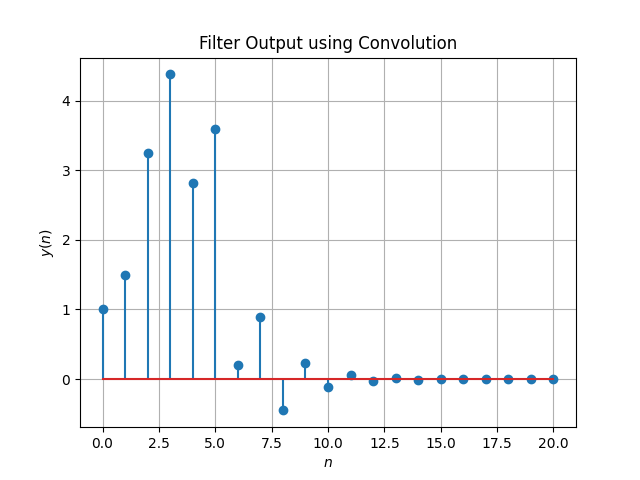

Source code (Python):
import numpy as np
import matplotlib.pyplot as plt

n = np.arange(14)
fn=(-1/2)**n
hn1=np.pad(fn, (0,2), 'constant', constant_values=(0))
hn2=np.pad(fn, (2,0), 'constant', constant_values=(0))
h = hn1+hn2

nh=len(h)
x=np.array([1.0,2.0,3.0,4.0,2.0,1.0])
nx = len(x)

y = np.zeros(nx+nh-1)

for k in range(0,nx+nh-1):
	for n in range(0,nx):
		if k-n >= 0 and k-n < nh:
			y[k]+=x[n]*h[k-n]

print(y)
#plots
plt.stem(range(0,nx+nh-1),y)
plt.title('Filter Output using Convolution')
plt.xlabel('$n$')
plt.ylabel('$y(n)$')
plt.grid()# minor

plt.savefig('ynconv.png')
